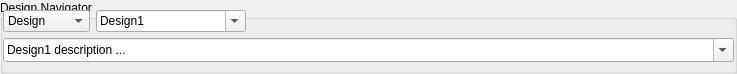
      <widget class="QGroupBox" name="dnGroup">
       <property name="minimumSize">
        <size>
         <width>0</width>
         <height>69</height>
        </size>
       </property>
       <property name="maximumSize">
        <size>
         <width>737</width>
         <height>16777215</height>
        </size>
       </property>
       <property name="autoFillBackground">
        <bool>true</bool>
       </property>
       <property name="title">
        <string>Design Navigator</string>
       </property>
       <widget class="QWidget" name="navLayoutWidget">
        <property name="geometry">
         <rect>
          <x>3</x>
          <y>10</y>
          <width>731</width>
          <height>55</height>
         </rect>
        </property>
        <layout class="QVBoxLayout" name="verticalLayout">
         <property name="sizeConstraint">
          <enum>QLayout::SetMaximumSize</enum>
         </property>
         <item>
          <layout class="QHBoxLayout" name="horizontalLayout">
           <item>
            <widget class="QComboBox" name="dnModeCombo">
             <property name="sizePolicy">
              <sizepolicy hsizetype="Fixed" vsizetype="Fixed">
               <horstretch>0</horstretch>
               <verstretch>0</verstretch>
              </sizepolicy>
             </property>
             <item>
              <property name="text">
               <string>Design</string>
              </property>
             </item>
             <item>
              <property name="text">
               <string>Analysis</string>
              </property>
             </item>
             <item>
              <property name="text">
               <string>Simulation</string>
              </property>
             </item>
            </widget>
           </item>
           <item>
            <widget class="QComboBox" name="dnNameCombo">
             <property name="sizePolicy">
              <sizepolicy hsizetype="Fixed" vsizetype="Fixed">
               <horstretch>0</horstretch>
               <verstretch>0</verstretch>
              </sizepolicy>
             </property>
             <property name="minimumSize">
              <size>
               <width>150</width>
               <height>0</height>
              </size>
             </property>
             <property name="toolTip">
              <string>Press enter to confirm</string>
             </property>
             <property name="layoutDirection">
              <enum>Qt::LeftToRight</enum>
             </property>
             <property name="autoFillBackground">
              <bool>true</bool>
             </property>
             <property name="editable">
              <bool>true</bool>
             </property>
             <property name="insertPolicy">
              <enum>QComboBox::InsertAtCurrent</enum>
             </property>
             <property name="sizeAdjustPolicy">
              <enum>QComboBox::AdjustToContentsOnFirstShow</enum>
             </property>
             <item>
              <property name="text">
               <string>Design1</string>
              </property>
             </item>
            </widget>
           </item>
           <item>
            <spacer name="horizontalSpacer_38">
             <property name="orientation">
              <enum>Qt::Horizontal</enum>
             </property>
             <property name="sizeHint" stdset="0">
              <size>
               <width>40</width>
               <height>20</height>
              </size>
             </property>
            </spacer>
           </item>
          </layout>
         </item>
         <item>
          <widget class="QComboBox" name="dnDescCombo">
           <property name="contextMenuPolicy">
            <enum>Qt::DefaultContextMenu</enum>
           </property>
           <property name="editable">
            <bool>true</bool>
           </property>
           <property name="insertPolicy">
            <enum>QComboBox::InsertAtCurrent</enum>
           </property>
           <property name="sizeAdjustPolicy">
            <enum>QComboBox::AdjustToMinimumContentsLengthWithIcon</enum>
           </property>
           <item>
            <property name="text">
             <string>Design1 description ...</string>
            </property>
           </item>
          </widget>
         </item>
        </layout>
       </widget>
      </widget>
